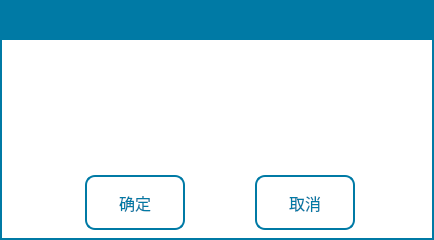
<?xml version="1.0" encoding="UTF-8"?>
<ui version="4.0">
 <class>QuestBox</class>
 <widget class="QDialog" name="QuestBox">
  <property name="geometry">
   <rect>
    <x>0</x>
    <y>0</y>
    <width>434</width>
    <height>240</height>
   </rect>
  </property>
  <property name="font">
   <font>
    <family>文泉驿等宽微米黑</family>
    <pointsize>12</pointsize>
    <weight>50</weight>
    <italic>false</italic>
    <bold>false</bold>
   </font>
  </property>
  <property name="windowTitle">
   <string>Dialog</string>
  </property>
  <property name="styleSheet">
   <string notr="true">QDialog{
border:2px solid rgb(0, 122, 165);
border-radius:0px;
background-color: rgb(255, 255, 255);
}

QToolButton{
font: 16pt &quot;文泉驿等宽微米黑&quot;;
color:rgb(0, 122, 165);
border:2px solid rgb(0, 122, 165);
border-radius:10px;
background-color: rgb(255, 255, 255);
}
QLabel{
font: 14pt &quot;文泉驿等宽微米黑&quot;;
color: rgb(0, 122, 165);
}
</string>
  </property>
  <widget class="QToolButton" name="pBtn_ok">
   <property name="geometry">
    <rect>
     <x>85</x>
     <y>175</y>
     <width>100</width>
     <height>55</height>
    </rect>
   </property>
   <property name="text">
    <string>确定</string>
   </property>
   <property name="icon">
    <iconset resource="../image.qrc">
     <normaloff>:/Image/ok.png</normaloff>:/Image/ok.png</iconset>
   </property>
   <property name="iconSize">
    <size>
     <width>30</width>
     <height>30</height>
    </size>
   </property>
   <property name="toolButtonStyle">
    <enum>Qt::ToolButtonTextBesideIcon</enum>
   </property>
  </widget>
  <widget class="QToolButton" name="pBtn_cancel">
   <property name="geometry">
    <rect>
     <x>255</x>
     <y>175</y>
     <width>100</width>
     <height>55</height>
    </rect>
   </property>
   <property name="text">
    <string>取消</string>
   </property>
   <property name="icon">
    <iconset resource="../image.qrc">
     <normaloff>:/Image/close.png</normaloff>:/Image/close.png</iconset>
   </property>
   <property name="iconSize">
    <size>
     <width>30</width>
     <height>30</height>
    </size>
   </property>
   <property name="toolButtonStyle">
    <enum>Qt::ToolButtonTextBesideIcon</enum>
   </property>
  </widget>
  <widget class="QLabel" name="lb_title">
   <property name="geometry">
    <rect>
     <x>0</x>
     <y>0</y>
     <width>434</width>
     <height>40</height>
    </rect>
   </property>
   <property name="styleSheet">
    <string notr="true">font: 20pt &quot;文泉驿等宽微米黑&quot;;
color: rgb(255, 255, 255);
background-color: rgb(0, 122, 165);</string>
   </property>
   <property name="text">
    <string/>
   </property>
  </widget>
  <widget class="QLabel" name="lb_context">
   <property name="geometry">
    <rect>
     <x>10</x>
     <y>55</y>
     <width>410</width>
     <height>100</height>
    </rect>
   </property>
   <property name="font">
    <font>
     <family>文泉驿等宽微米黑</family>
     <pointsize>18</pointsize>
     <weight>50</weight>
     <italic>false</italic>
     <bold>false</bold>
    </font>
   </property>
   <property name="styleSheet">
    <string notr="true">font: 18pt &quot;文泉驿等宽微米黑&quot;;
color: rgb(0, 122, 165);</string>
   </property>
   <property name="text">
    <string/>
   </property>
   <property name="alignment">
    <set>Qt::AlignCenter</set>
   </property>
  </widget>
 </widget>
 <resources>
  <include location="../image.qrc"/>
 </resources>
 <connections/>
</ui>
